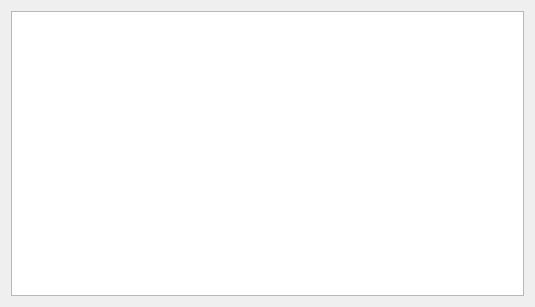
<?xml version="1.0" encoding="UTF-8"?>
<ui version="4.0">
 <class>CurveConfigurator</class>
 <widget class="QWidget" name="CurveConfigurator">
  <property name="geometry">
   <rect>
    <x>0</x>
    <y>0</y>
    <width>535</width>
    <height>307</height>
   </rect>
  </property>
  <property name="sizePolicy">
   <sizepolicy hsizetype="Expanding" vsizetype="Expanding">
    <horstretch>0</horstretch>
    <verstretch>0</verstretch>
   </sizepolicy>
  </property>
  <property name="windowTitle">
   <string>Form</string>
  </property>
  <layout class="QGridLayout" name="gridLayout">
   <item row="0" column="0">
    <layout class="QVBoxLayout" name="verticalLayout">
     <property name="sizeConstraint">
      <enum>QLayout::SetMaximumSize</enum>
     </property>
     <item>
      <widget class="QTableWidget" name="curvesTable">
       <property name="autoFillBackground">
        <bool>false</bool>
       </property>
      </widget>
     </item>
    </layout>
   </item>
  </layout>
 </widget>
 <resources/>
 <connections/>
</ui>
